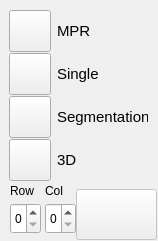
<?xml version="1.0" encoding="UTF-8"?>
<ui version="4.0">
 <class>CW3SelectViewLayout</class>
 <widget class="QWidget" name="CW3SelectViewLayout">
  <property name="geometry">
   <rect>
    <x>0</x>
    <y>0</y>
    <width>158</width>
    <height>241</height>
   </rect>
  </property>
  <property name="windowTitle">
   <string>Select Layout</string>
  </property>
  <widget class="QPushButton" name="m_btnMPRLayout">
   <property name="geometry">
    <rect>
     <x>9</x>
     <y>10</y>
     <width>42</width>
     <height>42</height>
    </rect>
   </property>
   <property name="text">
    <string/>
   </property>
   <property name="iconSize">
    <size>
     <width>42</width>
     <height>42</height>
    </size>
   </property>
  </widget>
  <widget class="QLabel" name="m_lblCol">
   <property name="geometry">
    <rect>
     <x>45</x>
     <y>183</y>
     <width>21</width>
     <height>16</height>
    </rect>
   </property>
   <property name="font">
    <font>
     <family>Arial</family>
    </font>
   </property>
   <property name="text">
    <string>Col</string>
   </property>
  </widget>
  <widget class="QPushButton" name="m_btnSegLayout">
   <property name="enabled">
    <bool>true</bool>
   </property>
   <property name="geometry">
    <rect>
     <x>9</x>
     <y>96</y>
     <width>42</width>
     <height>42</height>
    </rect>
   </property>
   <property name="text">
    <string/>
   </property>
   <property name="iconSize">
    <size>
     <width>42</width>
     <height>42</height>
    </size>
   </property>
  </widget>
  <widget class="QPushButton" name="m_btnSingletonLayout">
   <property name="geometry">
    <rect>
     <x>9</x>
     <y>53</y>
     <width>42</width>
     <height>42</height>
    </rect>
   </property>
   <property name="text">
    <string/>
   </property>
   <property name="iconSize">
    <size>
     <width>42</width>
     <height>42</height>
    </size>
   </property>
  </widget>
  <widget class="QSpinBox" name="m_spbSelectionRow">
   <property name="geometry">
    <rect>
     <x>10</x>
     <y>203</y>
     <width>31</width>
     <height>31</height>
    </rect>
   </property>
  </widget>
  <widget class="QSpinBox" name="m_spbSelectionCol">
   <property name="geometry">
    <rect>
     <x>45</x>
     <y>203</y>
     <width>31</width>
     <height>31</height>
    </rect>
   </property>
  </widget>
  <widget class="QLabel" name="m_lblRow">
   <property name="geometry">
    <rect>
     <x>10</x>
     <y>183</y>
     <width>31</width>
     <height>16</height>
    </rect>
   </property>
   <property name="font">
    <font>
     <family>Arial</family>
    </font>
   </property>
   <property name="text">
    <string>Row</string>
   </property>
  </widget>
  <widget class="QPushButton" name="m_btnSelectionLayout">
   <property name="enabled">
    <bool>false</bool>
   </property>
   <property name="geometry">
    <rect>
     <x>76</x>
     <y>189</y>
     <width>81</width>
     <height>51</height>
    </rect>
   </property>
   <property name="text">
    <string/>
   </property>
   <property name="iconSize">
    <size>
     <width>45</width>
     <height>45</height>
    </size>
   </property>
  </widget>
  <widget class="QPushButton" name="m_btnLeftmostLayout">
   <property name="geometry">
    <rect>
     <x>9</x>
     <y>139</y>
     <width>42</width>
     <height>42</height>
    </rect>
   </property>
   <property name="text">
    <string/>
   </property>
   <property name="iconSize">
    <size>
     <width>42</width>
     <height>42</height>
    </size>
   </property>
  </widget>
  <widget class="QLabel" name="label">
   <property name="geometry">
    <rect>
     <x>57</x>
     <y>20</y>
     <width>61</width>
     <height>21</height>
    </rect>
   </property>
   <property name="font">
    <font>
     <family>Arial</family>
     <pointsize>11</pointsize>
    </font>
   </property>
   <property name="text">
    <string>MPR</string>
   </property>
  </widget>
  <widget class="QLabel" name="label_2">
   <property name="geometry">
    <rect>
     <x>57</x>
     <y>106</y>
     <width>91</width>
     <height>21</height>
    </rect>
   </property>
   <property name="font">
    <font>
     <family>Arial</family>
     <pointsize>11</pointsize>
    </font>
   </property>
   <property name="text">
    <string>Segmentation</string>
   </property>
  </widget>
  <widget class="QLabel" name="label_3">
   <property name="geometry">
    <rect>
     <x>57</x>
     <y>63</y>
     <width>61</width>
     <height>21</height>
    </rect>
   </property>
   <property name="font">
    <font>
     <family>Arial</family>
     <pointsize>11</pointsize>
    </font>
   </property>
   <property name="text">
    <string>Single</string>
   </property>
  </widget>
  <widget class="QLabel" name="label_4">
   <property name="geometry">
    <rect>
     <x>57</x>
     <y>149</y>
     <width>61</width>
     <height>21</height>
    </rect>
   </property>
   <property name="font">
    <font>
     <family>Arial</family>
     <pointsize>11</pointsize>
    </font>
   </property>
   <property name="text">
    <string>3D</string>
   </property>
  </widget>
 </widget>
 <layoutdefault spacing="6" margin="11"/>
 <resources/>
 <connections/>
</ui>
